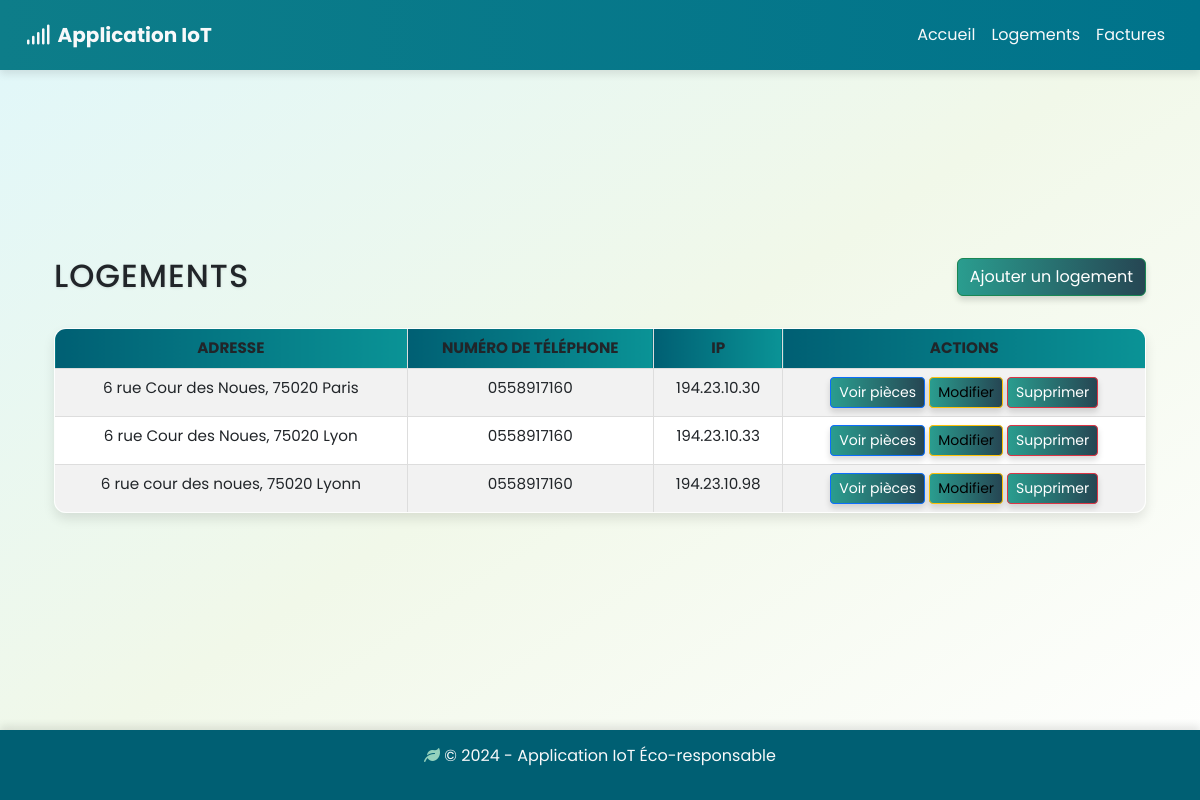
The page /logement on the database its author committed.
### tables this page shows
CREATE TABLE Logement (
    IDl INTEGER NOT NULL PRIMARY KEY AUTOINCREMENT,         -- ID unique de chaque logement, auto-incrémenté
    adresse TEXT,                                           -- Adresse complète du logement
    num_tel TEXT,                                           -- Numéro de téléphone associé au logement
    IP TEXT,                                                -- Adresse IP du serveur lié au logement
    date_crea TIMESTAMP DEFAULT CURRENT_TIMESTAMP           -- Date et heure de création automatique
);

### app_rest.py (the view)
@app.route('/logement')
def logements():
    conn = get_db_connection()
    logements = conn.execute('SELECT * FROM Logement').fetchall()
    conn.close()
    return render_template('logement.html', logements=logements, title='Logements')

### app_rest.py (called while the page is built)
def get_db_connection():
    conn = sqlite3.connect(DATABASE_NAME)
    conn.row_factory = sqlite3.Row
    return conn

### templates/logement.html (shortened to what this page needs)
{% extends "base.html" %}
{% block content %}
<div class="container mt-4">
    <div class="d-flex justify-content-between align-items-center">
        <h2 class="my-3">Logements</h2>
        <button class="btn btn-success" data-bs-toggle="modal" data-bs-target="#addLogementModal">Ajouter un logement</button>
    </div>
    <table class="table table-striped mt-3">
        <thead>
            <tr>
                <th>Adresse</th>
                <th>Numéro de téléphone</th>
                <th>IP</th>
                <th>Actions</th>
            </tr>
        </thead>
        <tbody>
            {% for logement in logements %}
            <tr>
                <td>{{ logement.adresse }}</td>
                <td>{{ logement.num_tel }}</td>
                <td>{{ logement.IP }}</td>
                <td>
                    <a href="{{ url_for('logement', logement_id=logement.IDl) }}" class="btn btn-primary btn-sm">Voir pièces</a>
                    <button class="btn btn-warning btn-sm" data-bs-toggle="modal" data-bs-target="#editLogementModal"
                            data-id="{{ logement.IDl }}"
                            data-adresse="{{ logement.adresse }}"
                            data-numtel="{{ logement.num_tel }}"
                            data-ip="{{ logement.IP }}">
                        Modifier
                    </button>
                    <form method="POST" action="{{ url_for('supprimer_logement', id=logement.IDl) }}" class="d-inline">
                        <button type="submit" class="btn btn-danger btn-sm">Supprimer</button>
                    </form>
                </td>
            </tr>
            {% endfor %}
        </tbody>
    </table>
</div>
{% endblock %}

### static/css/styles.css (style rules this page uses)
body { font-family: 'Poppins', sans-serif; margin: 0; padding: 0; background: linear-gradient(to bottom right, #e0f7fa, #f1f8e9, #ffffff); color: #333; min-height: 100vh; display: flex; flex-direction: column; }
.container { flex: 1; }
h1, h2, h3 { color: #005f73; margin-bottom: 20px; text-transform: uppercase; font-weight: bold; text-shadow: 0 1px 3px rgba(0, 0, 0, 0.1); letter-spacing: 1px; animation: fadeIn 1s ease; }
button, .btn { background: linear-gradient(90deg, #2a9d8f, #264653); color: white; padding: 12px 20px; border: none; border-radius: 8px; font-weight: bold; cursor: pointer; box-shadow: 0 4px 6px rgba(0, 0, 0, 0.15); transition: all 0.3s ease; position: relative; overflow: hidden; }
table { width: 100%; border-collapse: separate; border-spacing: 0; margin-top: 20px; background: rgba(255, 255, 255, 0.9); box-shadow: 0 6px 12px rgba(0, 0, 0, 0.1); border-radius: 12px; overflow: hidden; border: 1px solid #ddd; }
table th, table td { padding: 15px; text-align: center; border: 1px solid #ddd; font-size: 0.95rem; position: relative; transition: all 0.3s ease; }
table th { background: linear-gradient(90deg, #005f73, #0a9396); color: white; text-transform: uppercase; font-weight: bold; }
table td { background: #f9f9f9; color: #333; }
table tr:nth-child(even) td { background: #ffffff; }

### rows shown on the page
Logement: adresse "6 rue Cour des Noues, 75020 Paris", num_tel "0558917160", IP "194.23.10.30"
Logement: adresse "6 rue Cour des Noues, 75020 Lyon", num_tel "0558917160", IP "194.23.10.33"
Logement: adresse "6 rue cour des noues, 75020 Lyonn", num_tel "0558917160", IP "194.23.10.98"
